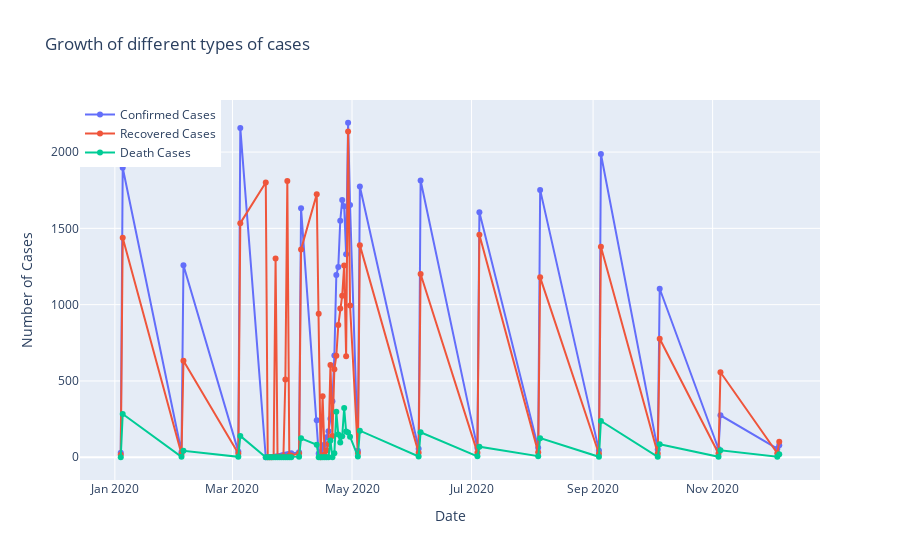

Source (notebook cell):
### Code cell
fig=go.Figure()
fig.add_trace(go.Scatter(x=datewise.index, y=datewise["Confirmed"],
                    mode='lines+markers',
                    name='Confirmed Cases'))
fig.add_trace(go.Scatter(x=datewise.index, y=datewise["Recovered"],
                    mode='lines+markers',
                    name='Recovered Cases'))
fig.add_trace(go.Scatter(x=datewise.index, y=datewise["Deaths"],
                    mode='lines+markers',
                    name='Death Cases'))
fig.update_layout(title="Growth of different types of cases",
                 xaxis_title="Date",yaxis_title="Number of Cases",legend=dict(x=0,y=1,traceorder="normal"))
fig.show()
